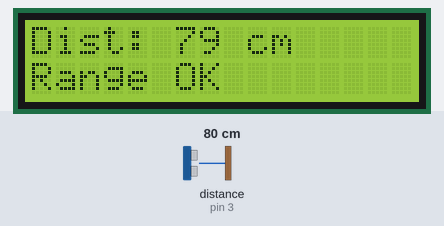
Bench run of a sketch on a simulated Arduino Uno, built with avr-gcc and run on an emulated ATmega328P. Parts: 16×2 character LCD. Wiring (inferred from the names in the program): ultrasonic range finder: trigger pin 2; echo pin 3. The test bench sets the inputs (shaded band); at power-on: distance to the obstacle (sensor on pin 3) 80 cm. The echo pulse lasts 58.3 µs per cm.

Above: at 1.2 s.
1.3 s: distance to the obstacle (sensor on pin 3) set to 7 cm
At 2.0 s:
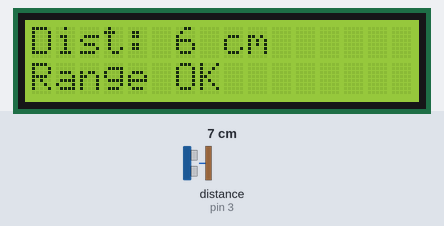
4.3 s: distance to the obstacle (sensor on pin 3) set to 4 cm
At 5.0 s:
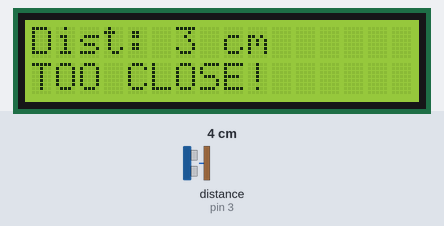
7.3 s: distance to the obstacle (sensor on pin 3) set to 250 cm
At 8.0 s:
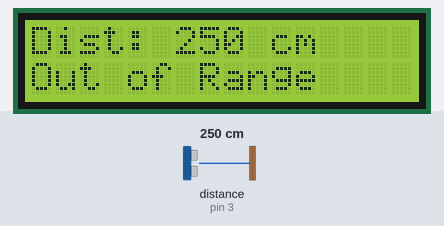
Timing chart, 0 to 10.3 s (numbered marks = the images above; inputs shaded):
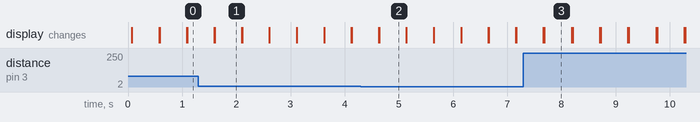

Measured:
- the behaviour switches between 6 and 5 cm on distance to the obstacle (sensor on pin 3) (found by bisection; images 1 and 2)
- after the input at 1.3 s, the display: first differs from a run without the input after 0.30 s (image 1)
- after the input at 4.3 s, the display: first differs from a run without the input after 0.33 s (image 2)
- after the input at 7.3 s, the display: first differs from a run without the input after 0.38 s (image 3)
- what the display in image 1 shows lasts 0.5 s, from 1.6 s to 2.1 s

The sketch:

LAB10Checkpoint2.ino
```cpp
#include <LiquidCrystal.h>
#define echoPin 3
#define trigPin 2
LiquidCrystal lcd(8,9,10,11,12,13); // RS,E,D4,D5,D6,D7
long duration, distance;
void setup() {
 lcd.begin(16,2); // 16 chars on 2 lines
 lcd.clear();
  pinMode(trigPin, OUTPUT); // TrigerPin
  pinMode(echoPin, INPUT); //EchoPin
}
void loop() {
  digitalWrite(trigPin, LOW);
  delayMicroseconds(2);
  digitalWrite(trigPin, HIGH);
  delayMicroseconds(10);
  digitalWrite(trigPin, LOW);
  duration = pulseIn(echoPin, HIGH);
  distance = duration / 58.2;
  lcd.setCursor(0, 0);
  lcd.print("Dist: ");
  lcd.print(distance);
  lcd.print(" cm");
  lcd.setCursor(0, 1);
  if(distance > 200){
    lcd.print("Out of Range");
  }
  else if(distance < 5){
    lcd.print("TOO CLOSE!");
  }
  else{
    lcd.print("Range OK");
  }
  delay(500);
 lcd.clear();
}
```
